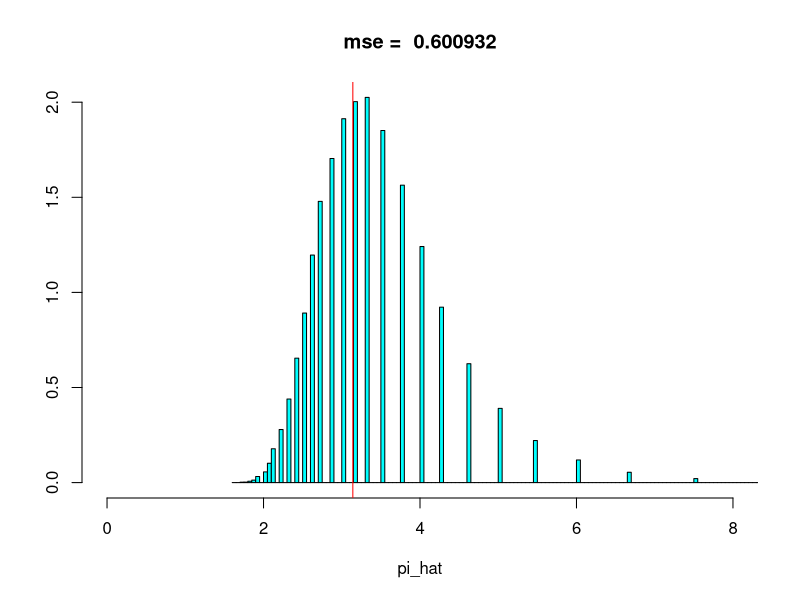
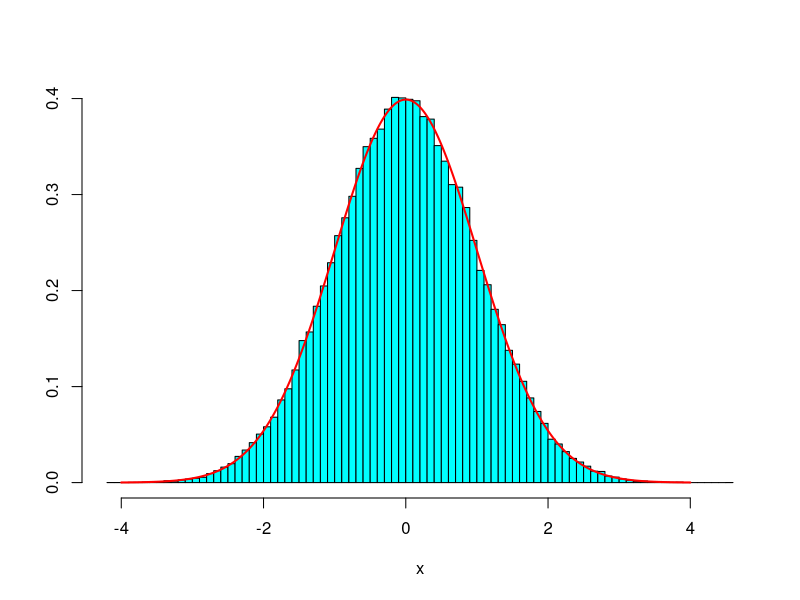
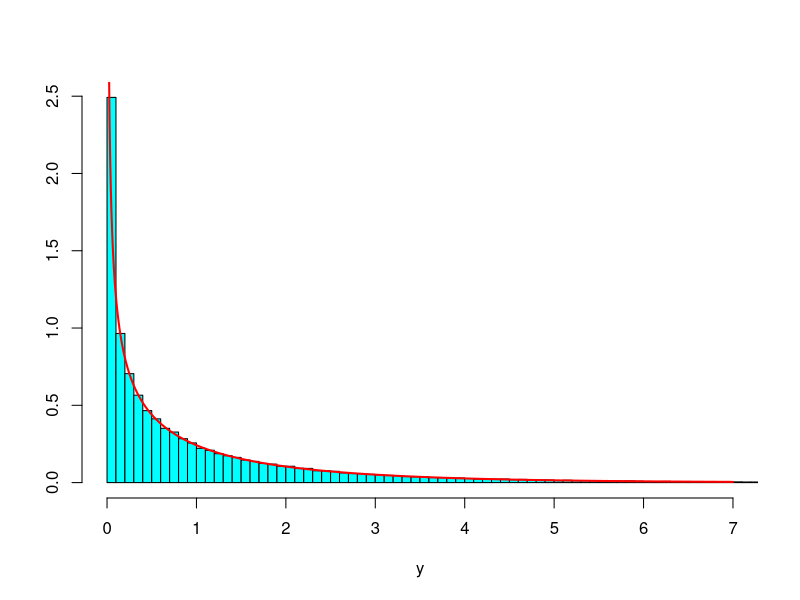
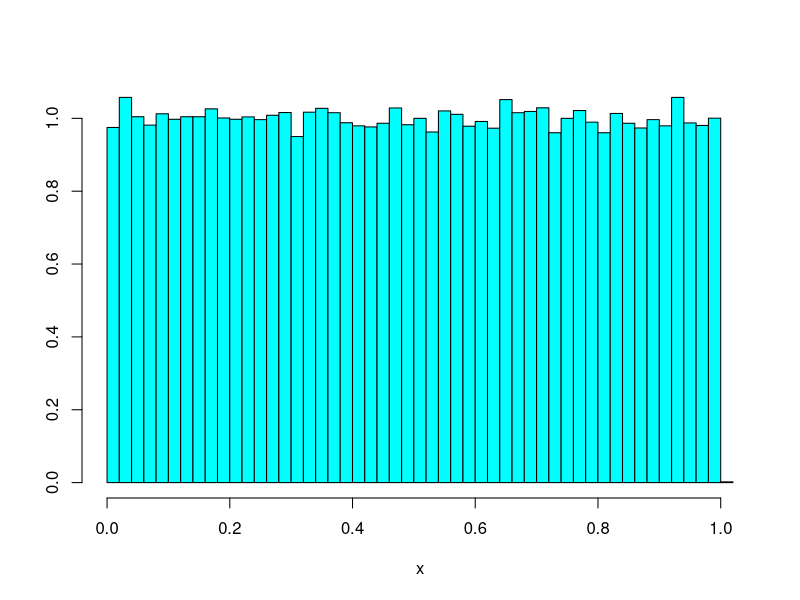
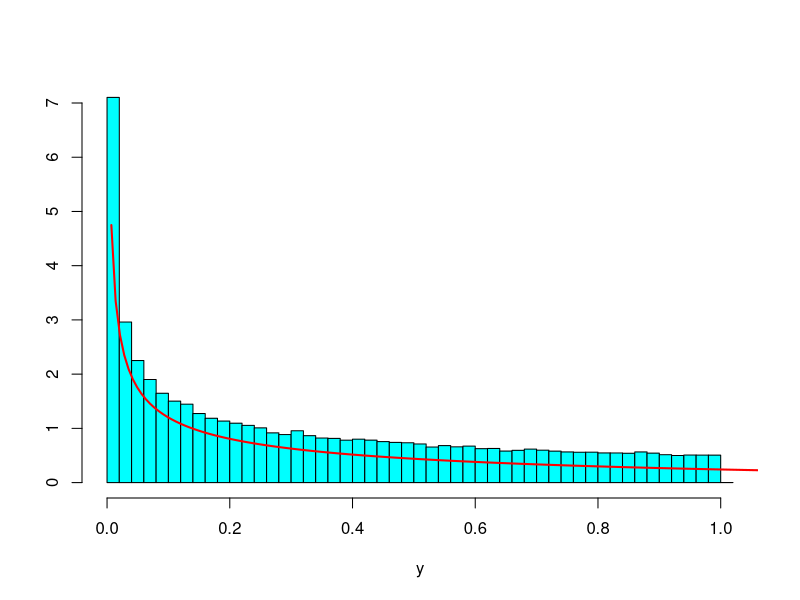
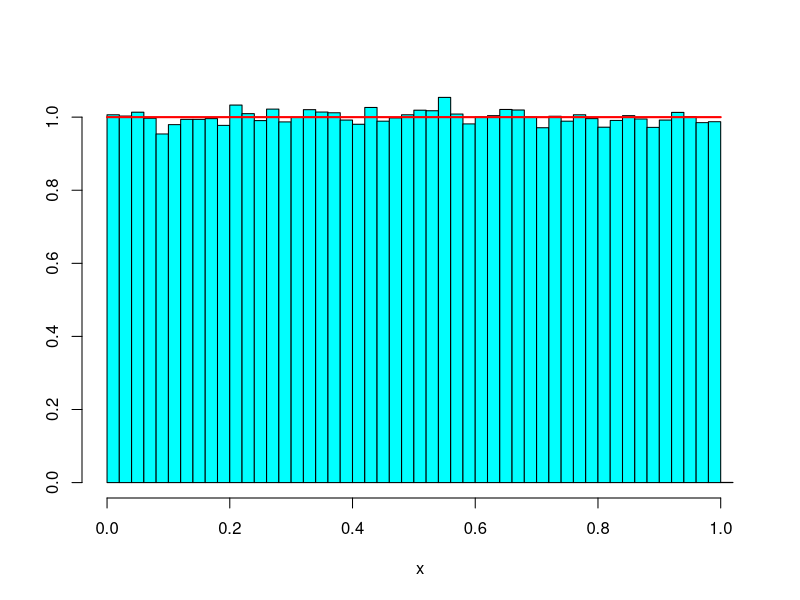
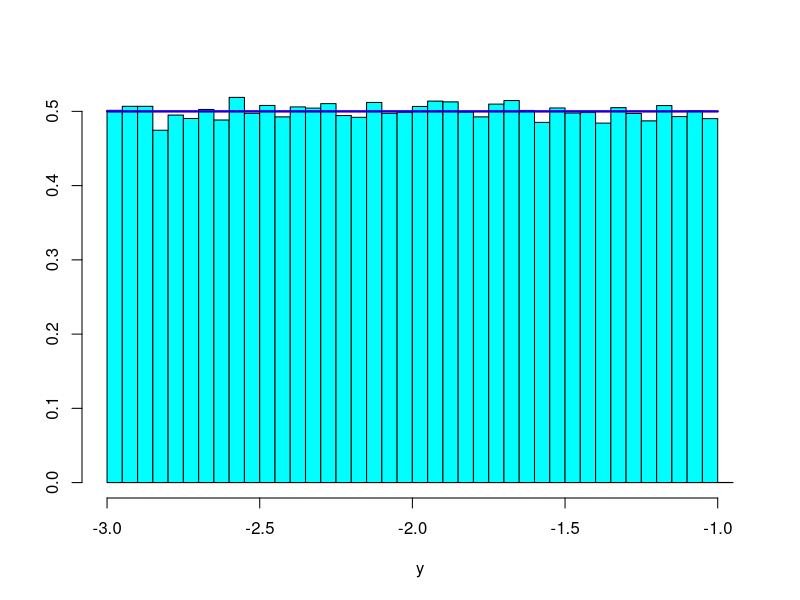
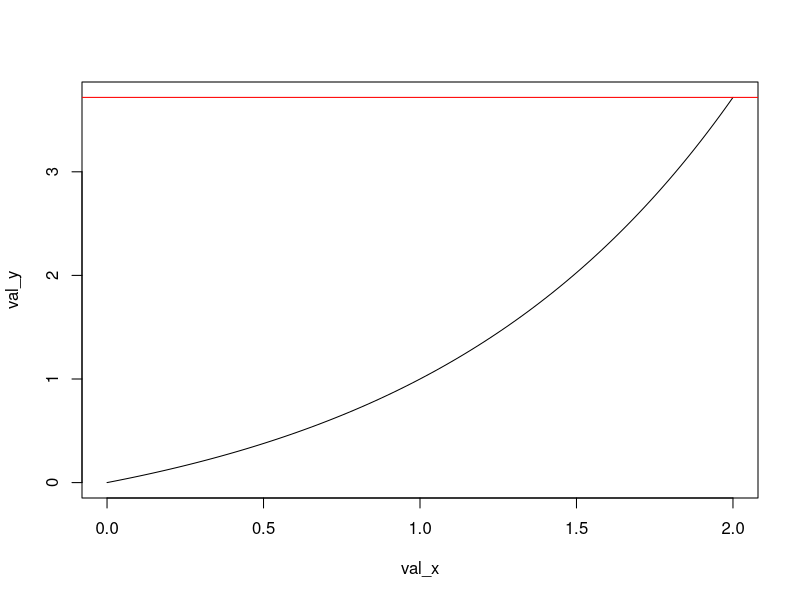

These charts were generated, in order, by the following R code:
# Description: Session 1 live
# Date: 2021-09-20
# Author: BT


require(MASS)  # pour rendre disponible la fonction "truehist"



#-----------
# Aiguille de Buffon

rm(list = ls())  # pour partir sur des bases saines: effacer la mémoire


# Estimateur de pi par Aiguille de Buffon
# r: rapport longueur aiguille / espace inter-lame de parquet
# n: nombre d'aiguilles lancées
estim_pi <- function(n, r) {
	theta <- runif(n, min = 0, max = pi) # angle aléatoire: unif sur [0, pi]
	x <- runif(n, min = 0, max = 1)  # position de la tete: unif entre [0 et 1]

	a <- x + cos(theta) * r  # position de la pointe de l'aiguille

	ns <- sum(a > 1 | a < 0)  # nombre d'aiguilles entre deux lames
	
	ps <- ns / n  # proportion...
	
	return(2 * r / ps)
}


estim_pi(n = 100, r = 0.3)  # Une seule estimation de pi



# Accumuler nrep estimations de pi
mse_pi <- function(n, r, nrep) {
	
	pi_hat <- rep(NA, times = nrep)  # préparation d'un espace suffisant
	for (i in 1:nrep) {  # accumulation
		pi_hat[i] <- estim_pi(n, r)
	}

	mse <- mean((pi_hat - pi)^2)

	
	truehist(pi_hat, xlim = c(0, 8))  # histogramme
	abline(v = pi, col = "red")  # vraie valeur
	title(main = paste("mse = ", round(mse, 6)))
	
	
	return(mse)
}


mse_pi(n = 100, r = 0.3, nrep = 100000)  # caractériser l'estimaeur (n = 100, r = 0.3) à l'aide de 100000 répétitions



#-----------
# Fonction d'une variable aléatoire

rm(list = ls())  # pour repartir sur des bases saines: effacer la mémoire


nrep <- 100000  # pour bien caractériser la variable aléatoire produite, on fait 100000 tirages

# echantillonnage dans une loi normale centré-reduite "N(0, 1)"
x <- rnorm(n = nrep, mean = 0, sd = 1)

require(MASS)
truehist(x)  # pour vérifier que la densité ressemble courbe en cloche

# surimposition de la densité d'une loi normale CR
val_x <- seq(from = -4, to = 4, len = 1000)  # NB: j'ai augmenté le nombre de points pour construire la courbe
val_y <- dnorm(val_x)
lines(val_x, val_y, col = "red", lwd = 2)  
# On s'attend à ce que, si la fonction "rnorm" a étyé correctement implémentée, à ce que
# la courbe rouge de la fonction de densité "théorique" suive très exactement les contours de l'histogramme




# estimation de l'espérance
mean(x)  # on doit avoir une valeur proche de 0 car l'espérance d'une loi N(0, 1) est 0

# estimation de la variance
var(x)  # on doit avoir une valeur proche de 1 car l'espérance d'une loi N(0, 1) est 1


# estimation du quantile 2.5% et 97.5%
quantile(x, probs = c(0.025, 0.975))  # on doit avoir des valeurs proches de -1.959964 et +1.959964



# Exemple de fonction de variable aléatoire: carré
# Variable: Y = X²
y <- x^2

# Distribution de X² (avec X normal CR)
truehist(y, xlim = c(0, 7))
# La courbe est en "L"


# surimposition de la densité d'une loi de chi2 à 1 ddl (Pearson a en effet donné le nom de "chi2" à la loi du carré d'une loi normale centrée-réduite)
val_x <- seq(from = 0, to = 7, len = 1000)
val_y <- dchisq(val_x, df = 1)
lines(val_x, val_y, col = "red", lwd = 2)





# On fait tente maintenant le carré d'une loi uniforme
# echantillonnage dans une loi uniforme
x <- runif(n = nrep)

# histogramme pour visualiser la distribution
truehist(x)  # pour vérifier qu'on part bien d'une loi "plate"

# On prend maintenant le carré
# Y = X² (mais cette fois-ci X suit une loi uniforme et pas une loi normale)
y <- x^2

# Distriubution de X²
truehist(y)
# c'est une loi en "L" 

# surimposition de la densité d'une loi de chi2 à 1 ddl
val_x <- seq(from = 0, to = 7, len = 1000)
val_y <- dchisq(val_x, df = 1)
lines(val_x, val_y, col = "red", lwd = 2)

# mais qui ne correspond plus à une loi de chi² à 1 ddl




# Autre transformation: transformation linéaire
# Y = X + b X


# echantillonnage dans une loi uniforme
x <- runif(n = nrep, min = 0, max = 1)

range(y) # support [0, 1]
round(range(y), 5)

# distribution: plate
truehist(x)
val_x <- seq(from = 0, to = 1, len = 100)
val_y <- dunif(val_x, min = 0, max = 1)
lines(val_x, val_y, col = "red", lwd = 2)


# On choisit: a = -3 (translation) et b = 2 (mise à l'échelle)
y <- -3 + 2*x

range(y) # on a maintenant un support [-3, -1] = a + b *[0, 1] = -3 * 2 * [0, 1] = -3 + [0, 2]
round(range(y), 5)

# distribution: toujours "plate" -> toujours uniforme
truehist(y)

val_x <- seq(from = -3, to = -1, len = 100)
val_y <- dunif(val_x, min = -3, max = -1)  # mais celle d'une loi uniforme sur [-3, -1]
lines(val_x, val_y, col = "red", lwd = 2)


# Alternative: slide 38
a <- -3
b <- 2
val_y <- dunif((val_x - a) / b, min = 0, max = 1) / abs(b)
lines(val_x, val_y, col = "blue", lwd = 2)




#-----------
# INTEGRATION

rm(list = ls())  # pour repartir sur des bases saines: effacer la mémoire


# fonction à intégrer
g <- function(x) {
	return((exp(x) - 1) / (exp(1) - 1))		
}
	


# graphe de g
val_x <- seq(from = 0, to = 2, len = 100)
val_y <- g(val_x)
plot(val_x, val_y, type = "l")


# majorant choisi: g(2)
abline(h = g(2), col = "red")  # on peut le visualiser sur le graphique


# I attendu: calcul analytique
I_expected <- (exp(2) - 3)/(exp(1) - 1)
print(I_expected)

# On peut vérifier à l'aide de la fonction 'integrate'
integrate(g, lower = 0, upper = 2)



# Estimateur de I par la methode B&W
estim_I_BW <- function(n) {
	b <- 2
	a <- 0
	
	# majorant de g: on peut prendre g(2)
	# mais on aurait aussi pu prendre une valeur plus grande, par exemple 5, mais ça produirait un autre estimateur avec des propriétés différentes
	m <- g(2)

	u <- runif(n, min = a, max = b)  # abscisse aléatoire
	v <- runif(n, min = 0, max = m)  # ordonnée aléatoire

	ns  <- sum(v < g(u))  # nb de points aleatoires sous la courbe "g"
	
	I_estim <- m * (b - a) * ns / n 
		
	return(I_estim)
}


estim_I_BW(100)  # Une seule estimation de I par la méthode B&W avec n = 100



# Accumuler nrep estimations de I par la méthode B&W
mse_I_BW <- function(n, nrep) {
	
	I_hat <- rep(NA, times = nrep)
	for (i in 1:nrep) {
		I_hat[i] <- estim_I_BW(n)
	}

	mse <- mean((I_hat - I_expected)^2)

	
	truehist(I_hat, xlim = c(1, 5))  # histogramme
	abline(v = I_expected, col = "red")  # vraie valeur
	title(main = paste("BW - n = ", n, "\nmse = ", round(mse, 6)))
	
	
	return(mse)
}

mse_I_BW(n = 100, nrep = 100000)  # pour caractériser cet estimateur B&W avec n = 100




# Echantillonnage simple

# Estimateur de I par la methode d'échantillonnage Simple
estim_I_simple <- function(n) {

	b <- 2
	a <- 0
	
	# echantillonnage uniforme entre a et b
	x <- runif(n, min = a, max = b)
	
	# "I = (b-a) E[g(X)]"
	# "I_estime = (b-a) * sum(g(xi))/n = (b-a) moyenne(g(xi))"
	I_estim <- (b - a) * mean(g(x))
	
	return(I_estim)
}


estim_I_simple(100)  # Une seule estimation de I par la méthode d'échantillonnage simple avec n = 100



# accumulons...
mse_I_simple <- function(n, nrep) {
	
	I_hat <- rep(NA, times = nrep)
	for (i in 1:nrep) {
		I_hat[i] <- estim_I_simple(n)
	}

	mse <- mean((I_hat - I_expected)^2)

	
	truehist(I_hat, xlim = c(1, 5))  # histogramme
	abline(v = I_expected, col = "red")  # vraie valeur
	title(main = paste("Simple - n = ", n, "\nmse = ", round(mse, 6)))
	
	
	return(mse)
}

mse_I_simple(n = 100, nrep = 100000)  # caractérisons

